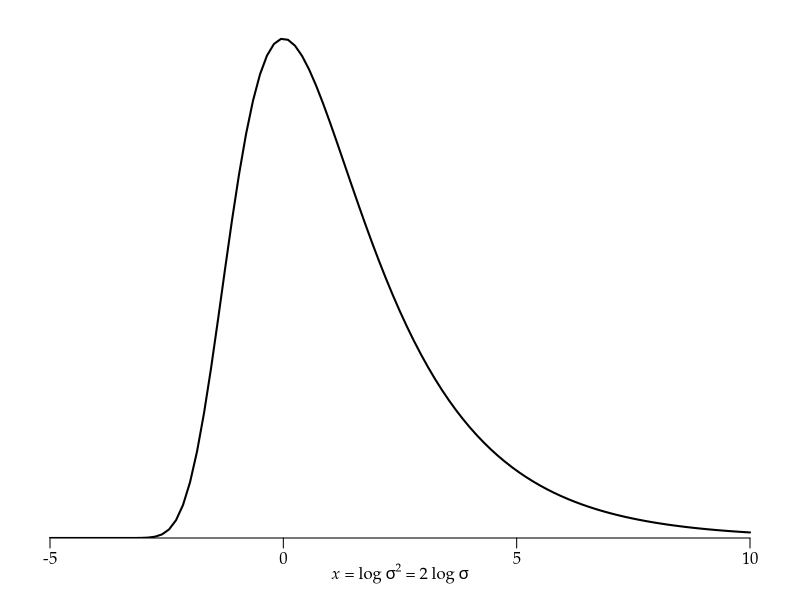

Reproduce this figure in R. (Note: this script raises an error after producing the figure.)
args = commandArgs()
basename = sub(".R$", "", sub("^--file=(.*/)?", "", args[grep("^--file=", args)]))
if (length(basename) != 0)
    pdf(file=paste0(basename, "_tmp.pdf"), colormodel="gray", width=4, height=3)
par(family="Palatino")
par(mgp=c(1.5,0.5,0)) # title and axis margins. default: c(3,1,0)
par(mar=c(3,1,1,1)+0.1) # bottom, left, top, right margins. default: c(5,4,4,2)+0.1
plot(NULL, xlim=c(-5,10), ylim=c(0,0.25),
     xlab=expression(italic(x) * " = log " * italic(sigma)^2 * " = 2 log " * italic(sigma)),
     ylab="", yaxs="i", axes=FALSE)
axis(1)
curve(1/sqrt(2*pi*exp(x))*exp(-1/(2*exp(x))), lwd=2, add=TRUE)
dev.off()
embedFonts(paste0(basename, "_tmp.pdf"), outfile=paste0(basename, ".pdf"),
           options="-c \"<</NeverEmbed []>> setdistillerparams\" -f ")
